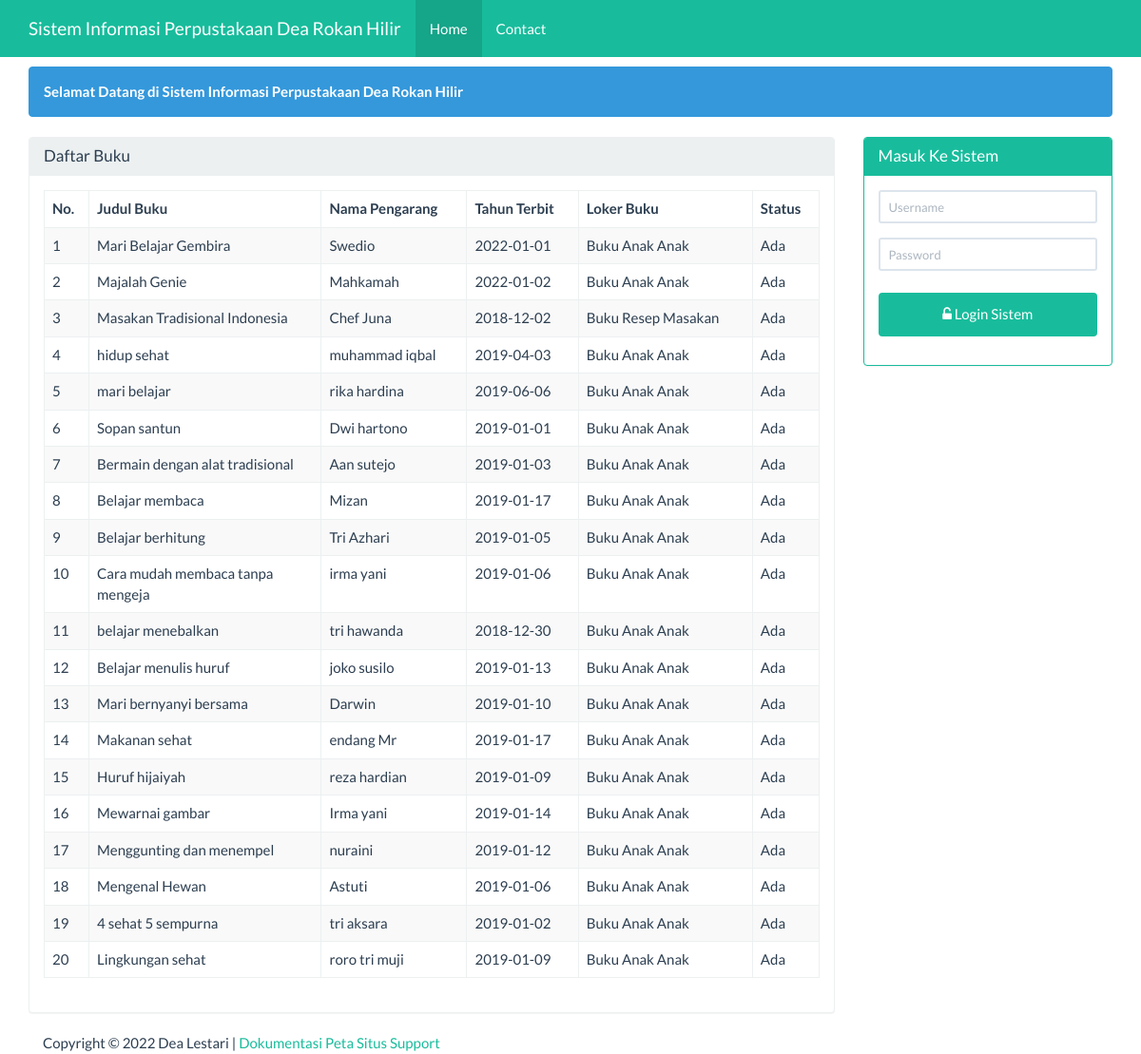
The page / on the database its author committed.
### tables this page shows
CREATE TABLE IF NOT EXISTS `buku` (
  `id` int(5) NOT NULL AUTO_INCREMENT,
  `loker_buku` varchar(25) NOT NULL,
  `no_rak` int(5) NOT NULL,
  `no_laci` int(5) NOT NULL,
  `no_boks` int(5) NOT NULL,
  `judul_buku` varchar(100) NOT NULL,
  `nama_pengarang` varchar(100) NOT NULL,
  `tahun_terbit` date NOT NULL,
  `penerima` varchar(50) NOT NULL,
  `penerbit` varchar(50) NOT NULL,
  `status` varchar(25) NOT NULL,
  `keterangan` varchar(100) NOT NULL,
  PRIMARY KEY (`id`)
);

### beranda.php (the view, shortened to what this page needs)
<div class="container">
    <div class="row">
        <div class ="col-xs-12">
            <div class="alert alert-info">
                <strong>Selamat Datang di Sistem Informasi Perpustakaan Dea Rokan Hilir</strong>
            </div>
        </div>
    </div>
    <div class="row">
        <div class="col-sm-9 col-xs-12">
            <div class="panel panel-default">
                <div class="panel-heading">
                    <h3 class="panel-title">Daftar Buku</h3>
                </div>
                <div class="panel-body">
                     <table id="deskripsi" class="table table-bordered table-striped table-hover">
                        <thead>
                            <tr>
                                <th>No.</th><th width="30%">Judul Buku</th><th>Nama Pengarang</th><th>Tahun Terbit</th><th>Loker Buku</th><th>Status</th>
                            </tr>
                        </thead>
                        <tbody>
                            <?php
                            $sql = "SELECT * FROM buku";
                            $query = mysqli_query($koneksi, $sql) or die("SQL Anda Salah");
                            $nomor = 0;
                            while ($data = mysqli_fetch_array($query)) {
                                $nomor++;
                                ?>
                                <tr>
                                    <td><?= $nomor ?></td>
                                    <td><?= $data['judul_buku'] ?></td>
                                    <td><?= $data['nama_pengarang'] ?></td>
                                    <td><?= $data['tahun_terbit'] ?></td>
                                    <td><?= $data['loker_buku'] ?></td>
                                    <td><?= $data['status'] ?></td>
                                </tr>
                            <?php } ?>
                        </tbody>
                    </table>
                </div>
            </div>
        </div>
        <div class="col-sm-3 col-xs-12">
            <?php if (isset($_SESSION['username'])) { ?>
            <div class="alert alert-info">
                <strong>Welcome <?=$_SESSION['nama']?></strong>
            </div>
            <?php
           } else { ?>
            <div class="panel panel-success">
                <div class="panel-heading">
                    <h3 class="panel-title">Masuk Ke Sistem</h3>
                </div>
                <div class="panel-body">
                    <form class="form-horizontal" action="proses_login.php" method="post">
                        <div class="form-group">
                            <div class="col-sm-12">
                                <input type="text" name="user" class="form-control input-sm"
                                   placeholder="Username" required="" autocomplete="off"/>
                            </div>
                        </div>
                        <div class="form-group">
                            <div class="col-sm-12">
                                <input type="password" name="pwd" class="form-control input-sm"
                                   placeholder="Password" required="" autocomplete="off"/>
                            </div>
                        </div>
                        <div class="form-group">
                            <div class="col-sm-12">
                                <button type="submit" name="login" value="login"
                                        class="btn btn-success btn-block"><span class="fa fa-unlock-alt"></span>
                                    Login Sistem
                                </button>
                            </div>
                    </form>
                </div>
            </div>
        </div>
            <?php } ?>
    </div>
</div>

### index.php (shortened to what this page needs)
<!DOCTYPE html>
<html>
    <head>
        <link href="Assets/css/bootstrap.min.css" rel="stylesheet" type="text/css"/>
        <link href="Assets/css/dataTables.bootstrap.min.css" rel="stylesheet" type="text/css"/>
        <link href="Assets/font-awesome-4.5.0/css/font-awesome.min.css" rel="stylesheet" type="text/css"/>
    </head>
    <body>
        <?php
        require 'menu.php';
        ?>
        <?php
        require 'content.php';
        ?>
        <?php
        require 'footer.php';
        ?>
    </body>
    </html>

### menu.php (shortened to what this page needs)
<nav class="navbar navbar-inverse navbar-fixed-top">
    <div class="container">
        <div class="navbar-header">
            <a class="navbar-brand" href="?page=utama">Sistem Informasi Perpustakaan Dea Rokan Hilir</a>
        </div>
        <div id="navbar" class="navbar-collapse collapse">
            <ul class="nav navbar-nav">
                <li class="active"><a href="#">Home</a></li>
                <li><a href="?page=kontak&actions=tampil">Contact</a></li>
            </ul>
        </div>
    </div>
</nav>

### content.php (shortened to what this page needs)
<?php
@$page=$_GET['page'];
if(empty ($page)){
    require 'beranda.php';
}

### footer.php
<div class="container">
    <div class="row">
        <div class="col-xs-12">
            Copyright &COPY; <?= date('Y')?> Dea Lestari |
            <a href="#">Dokumentasi</a>
            <a href="#">Peta Situs</a>
            <a href="#">Support</a>
        </div>
    </div>
</div>

### index.php (style rules this page uses)
body { margin-top:70px; }
button { background-color: #4CAF50; color: Yellow; padding: 14px 20px; margin: 8px 0; border: none; cursor: pointer; width: 100%; }

### rows shown on the page
buku: judul_buku "Mari Belajar Gembira", nama_pengarang "Swedio", tahun_terbit "2022-01-01", loker_buku "Buku Anak Anak", status "Ada"
buku: judul_buku "Majalah Genie", nama_pengarang "Mahkamah", tahun_terbit "2022-01-02", loker_buku "Buku Anak Anak", status "Ada"
buku: judul_buku "Masakan Tradisional Indonesia", nama_pengarang "Chef Juna", tahun_terbit "2018-12-02", loker_buku "Buku Resep Masakan", status "Ada"
buku: judul_buku "hidup sehat", nama_pengarang "muhammad iqbal", tahun_terbit "2019-04-03", loker_buku "Buku Anak Anak", status "Ada"
buku: judul_buku "mari belajar", nama_pengarang "rika hardina", tahun_terbit "2019-06-06", loker_buku "Buku Anak Anak", status "Ada"
buku: judul_buku "Sopan santun", nama_pengarang "Dwi hartono", tahun_terbit "2019-01-01", loker_buku "Buku Anak Anak", status "Ada"
buku: judul_buku "Bermain dengan alat tradisional", nama_pengarang "Aan sutejo", tahun_terbit "2019-01-03", loker_buku "Buku Anak Anak", status "Ada"
buku: judul_buku "Belajar membaca", nama_pengarang "Mizan", tahun_terbit "2019-01-17", loker_buku "Buku Anak Anak", status "Ada"
buku: judul_buku "Belajar berhitung", nama_pengarang "Tri Azhari", tahun_terbit "2019-01-05", loker_buku "Buku Anak Anak", status "Ada"
buku: judul_buku "Cara mudah membaca tanpa mengeja", nama_pengarang "irma yani", tahun_terbit "2019-01-06", loker_buku "Buku Anak Anak", status "Ada"
buku: judul_buku "belajar menebalkan", nama_pengarang "tri hawanda", tahun_terbit "2018-12-30", loker_buku "Buku Anak Anak", status "Ada"
buku: judul_buku "Belajar menulis huruf", nama_pengarang "joko susilo", tahun_terbit "2019-01-13", loker_buku "Buku Anak Anak", status "Ada"
buku: judul_buku "Mari bernyanyi bersama", nama_pengarang "Darwin", tahun_terbit "2019-01-10", loker_buku "Buku Anak Anak", status "Ada"
buku: judul_buku "Makanan sehat", nama_pengarang "endang Mr", tahun_terbit "2019-01-17", loker_buku "Buku Anak Anak", status "Ada"
buku: judul_buku "Huruf hijaiyah", nama_pengarang "reza hardian", tahun_terbit "2019-01-09", loker_buku "Buku Anak Anak", status "Ada"
buku: judul_buku "Mewarnai gambar", nama_pengarang "Irma yani", tahun_terbit "2019-01-14", loker_buku "Buku Anak Anak", status "Ada"
buku: judul_buku "Menggunting dan menempel", nama_pengarang "nuraini", tahun_terbit "2019-01-12", loker_buku "Buku Anak Anak", status "Ada"
buku: judul_buku "Mengenal Hewan", nama_pengarang "Astuti", tahun_terbit "2019-01-06", loker_buku "Buku Anak Anak", status "Ada"
buku: judul_buku "4 sehat 5 sempurna", nama_pengarang "tri aksara", tahun_terbit "2019-01-02", loker_buku "Buku Anak Anak", status "Ada"
buku: judul_buku "Lingkungan sehat", nama_pengarang "roro tri muji", tahun_terbit "2019-01-09", loker_buku "Buku Anak Anak", status "Ada"
